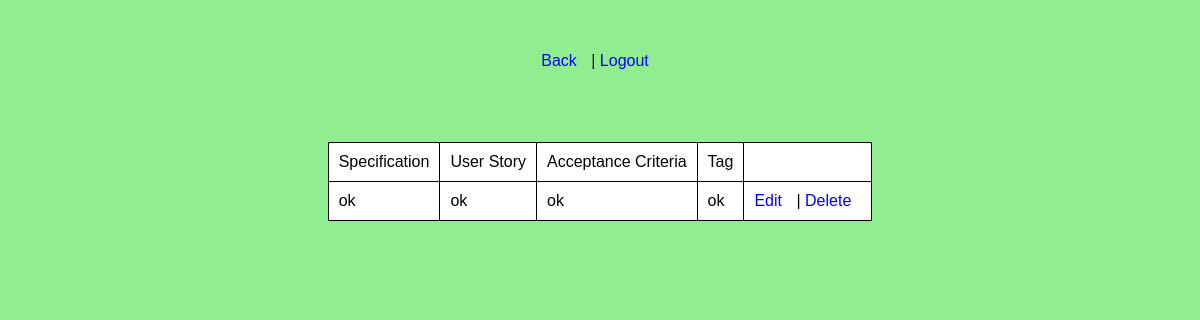
The page /specs.php on the database as committed earlier.
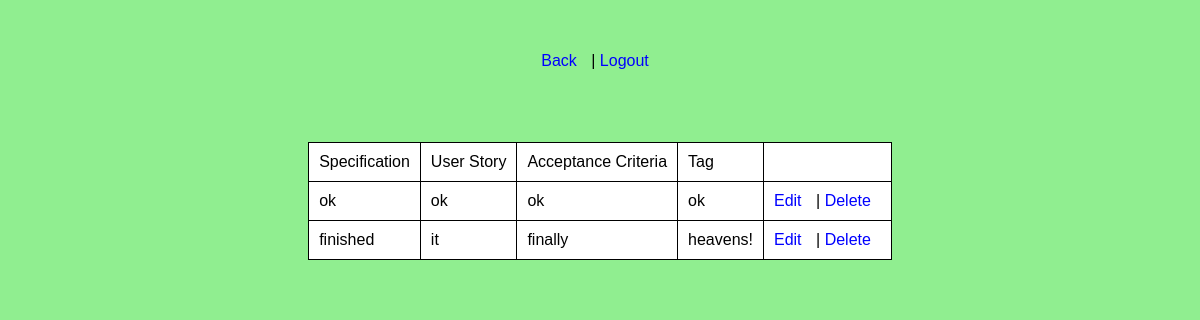
The same page on the database as committed later.
### tables this page shows
CREATE TABLE `spec` (
  `specid` int(11) NOT NULL,
  `specname` varchar(1000) NOT NULL,
  `ustory` varchar(1000) NOT NULL,
  `ac` varchar(1000) NOT NULL,
  `tag` text NOT NULL
);

### specs.php (the view, shortened to what this page needs)
<?php
   function getAllConts(){
    $con = mysqli_connect('localhost', 'root', '', 'finalb');
    $sql = "select * from spec";
    $result = mysqli_query($con, $sql);
    $users = [];
    while($row = mysqli_fetch_assoc($result)){
        array_push($users, $row);
    }
    return $users;
}
    $allconts = getAllConts();
?>
<html lang="en">
<head>
    <link rel="stylesheet" type="text/css" href="specliststyle.css">
</head>
<body>
    <br><br>
        <p align="center"><a href="analysthome.php"> Back </a> |
        <a href="logout.php"> Logout </a></p>
        <br><br>
        <table border="1">
            <tr>
                <td>Specification</td>
                <td>User Story</td>
                <td>Acceptance Criteria</td>
                <td>Tag</td>
            </tr>
            <?php for($i=0; $i < count($allconts); $i++){ ?>
            <tr>
                <td><?=$allconts[$i]['specname']?></td>
                <td><?=$allconts[$i]['ustory']?></td>
                <td><?=$allconts[$i]['ac']?></td>
                <td><?=$allconts[$i]['tag']?></td>
                <td>
                    <a href="edit.php?id=<?=$allconts[$i]['specid']?>">Edit</a> |
                    <a href="delete.php?id=<?=$allconts[$i]['specid']?>">Delete</a>
                </td>
            </tr>
            <?php } ?>
        </table>
</body>
</html>

### specliststyle.css (style rules this page uses)
body { font-family: Arial, sans-serif; background-color: rgb(144, 238, 144); margin: 0; padding: 0; }
table { border-collapse: collapse; margin: 20px auto; background-color: #fff; border: 1px solid #000; }
table th, table td { padding: 10px; }
a { text-decoration: none; color: rgb(0, 0, 255); margin-right: 10px; }

Rows that differ between the two databases and show on the page:
added spec: specname "finished", ustory "it", ac "finally", tag "heavens!"
